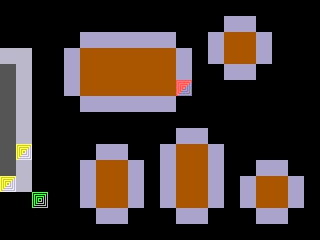

This game map was drawn from its Tiled (.tmx) file and the tilesets committed beside it. A one-line description and the trimmed map source follow:
An orthogonal 20x15 tile map with 16x16 px tiles, 3 tile layers (Tile Layer 1, Tile Layer 2, Tile Layer 3).

<map version="1.0" orientation="orthogonal" renderorder="right-down" width="20" height="15" tilewidth="16" tileheight="16" nextobjectid="1">
 <tileset firstgid="1" name="tiles" tilewidth="16" tileheight="16">
  <image source="../img/tiles.png" trans="000000" width="256" height="256" />
 </tileset>
 <layer name="Tile Layer 1" width="20" height="15">
  <data>[300 cells, 58 non-empty, 2 distinct tile ids]</data>
 </layer>
 <layer name="Tile Layer 2" width="20" height="15">
  <data>[300 cells, 67 non-empty, 2 distinct tile ids]</data>
 </layer>
 <layer name="Tile Layer 3" width="20" height="15">
  <data>[300 cells, 4 non-empty, 3 distinct tile ids]</data>
 </layer>
</map>